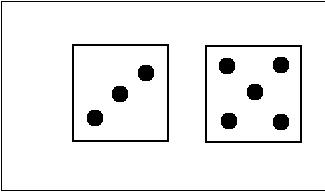
#> input picture IK_Case/PO/Code/images/dices.jpg, 325 x 194 px
$ python CVS.py
#> lines starting #> are read from the running program, lines starting #| are printed output that depends on the picture; after the words box and inside, x2 and y2 are one past the last pixel; in counts of white or black regions, pixels touching at a corner belong together
import cv2
import sqlite3

sum_of_points_db = sqlite3.connect("sum_of_points.db")


def find_dicCon(image):  # находим контуры изображений
    blurred = cv2.GaussianBlur(image, (3, 3), 0)
    T, thresh_img = cv2.threshold(blurred, 215, 255, cv2.THRESH_BINARY)
    cnts, _ = cv2.findContours(thresh_img, cv2.RETR_LIST, cv2.CHAIN_APPROX_SIMPLE)
    return cnts


def find_pointSum(cnts):  # находим сумму выпавших значений, пользуясь контурами
    count = 0
    for i in range(0, len(cnts)):
        w, h = cv2.boundingRect(cnts[i])[2:]
        if 10 < w < 50 and 10 < h < 50:
            count += 1
    return count


if __name__ == '__main__':
    main_image = cv2.imread('../images/dices.jpg')
#> main_image is the input picture: shape (194, 325, 3); min 0, max 255, mean 238.1
    gray_main_image = cv2.cvtColor(main_image, cv2.COLOR_BGR2GRAY)
    contours = find_dicCon(gray_main_image)
#> in find_dicCon, `blurred = cv2.GaussianBlur(image, (3, 3), 0)`:
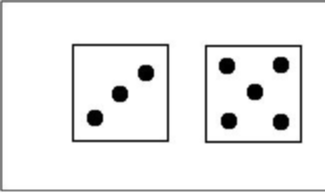
#> blurred: shape (194, 325); min 0, max 255, mean 237.6
#> in find_dicCon, `T, thresh_img = cv2.threshold(blurred, 215, 255, cv2.THRESH_BINARY)`:
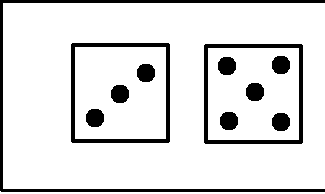
#> thresh_img: shape (194, 325); 87.7% white; 11 black regions
#> in find_dicCon, `cnts, _ = cv2.findContours(thresh_img, cv2.RETR_LIST, cv2.CHAIN_APPROX..`: cnts = 14 contours; largest, box (x1, y1, x2, y2) and area: (3, 3, 325, 189) 59385, (203, 43, 304, 145) 10092, (70, 42, 171, 144) 10092, (208, 48, 299, 140) 8190, (75, 47, 166, 139) 8190
#> contours has the same summary as cnts in find_dicCon
    pointSum = find_pointSum(contours)
#> the loop in find_pointSum, `for i in range(0, len(cnts)):` made 14 passes
#> (w, h) on passes 1 to 12: (325, 3), (20, 20), (20, 20), (20, 20), (20, 20), (20, 20), (20, 20), (20, 20), (20, 20), (91, 92), (91, 92), (101, 102)
#> after the loop in find_pointSum, `for i in range(0, len(cnts)):`: count = 8
#> pointSum = 8
    cur = sum_of_points_db.cursor()
#> (the run stopped early here; a loop or call above may not have finished)
